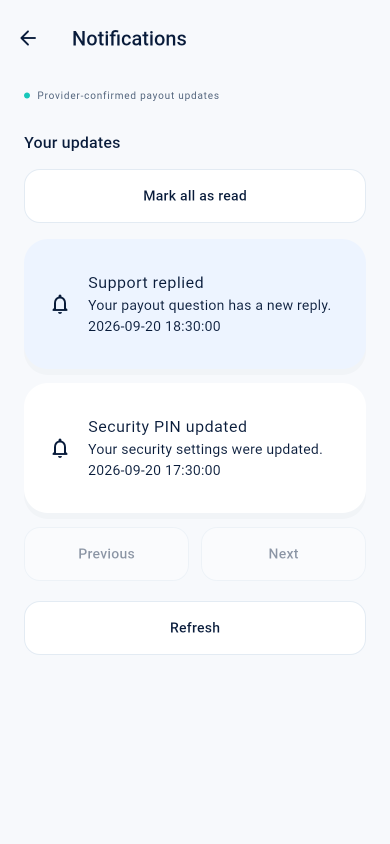
#> input picture docs/phase6/previews/01_notifications.png, 780 x 1688 px (shown at 1/2 size)
$ python preview-phase6-board.py
#> lines starting #> are read from the running program, lines starting #| are printed output that depends on the picture
"""Compose actual Flutter widget captures; never synthesize app screenshots."""
from pathlib import Path
from PIL import Image,ImageDraw,ImageFont
root=Path(__file__).resolve().parents[1]
base=root/'docs/phase6'
items=[('01_notifications.png','Notifications'),('02_referral.png','Referral'),('03_support.png','Support'),('04_settings.png','Settings')]
width,gap,pad=330,28,48
images=[]
for name,label in items:
 im=Image.open(base/'previews'/name).convert('RGB')
 images.append((im.resize((width,round(im.height*width/im.width)),Image.Resampling.LANCZOS),label))
w=pad*2+width*4+gap*3;h=210+max(im.height for im,_ in images)+65
#> after `w = pad * 2 + width * 4 + gap * 3`: w = 1500
out=Image.new('RGB',(w,h),'#F7F9FC');draw=ImageDraw.Draw(out)
#> after `out = Image.new('RGB', (w, h), '#F7F9FC')`:
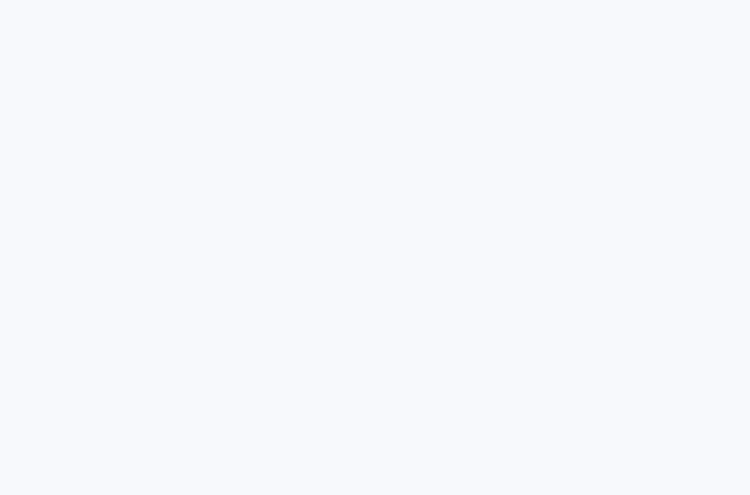
#> out: PIL image 1500x989 RGB (shown at 1/2 size); mean R, G, B 247, 249, 252
font='/usr/share/fonts/truetype/dejavu/DejaVuSans.ttf'
large=ImageFont.truetype(font,34);small=ImageFont.truetype(font,18);bold=ImageFont.truetype('/usr/share/fonts/truetype/dejavu/DejaVuSans-Bold.ttf',19)
#> (the run stopped early here; a loop or call above may not have finished)
